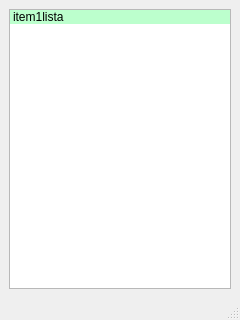
<?xml version="1.0" encoding="UTF-8"?>
<ui version="4.0">
 <class>MainWindow</class>
 <widget class="QMainWindow" name="MainWindow">
  <property name="geometry">
   <rect>
    <x>0</x>
    <y>0</y>
    <width>240</width>
    <height>320</height>
   </rect>
  </property>
  <property name="windowTitle">
   <string>MainWindow</string>
  </property>
  <widget class="QWidget" name="centralwidget">
   <layout class="QGridLayout" name="gridLayout">
    <item row="0" column="0">
     <widget class="QListWidget" name="listWidget">
      <item>
       <property name="text">
        <string>item1lista</string>
       </property>
       <property name="background">
        <brush brushstyle="SolidPattern">
         <color alpha="100">
          <red>85</red>
          <green>255</green>
          <blue>127</blue>
         </color>
        </brush>
       </property>
      </item>
     </widget>
    </item>
   </layout>
  </widget>
  <widget class="QMenuBar" name="menubar">
   <property name="geometry">
    <rect>
     <x>0</x>
     <y>0</y>
     <width>240</width>
     <height>21</height>
    </rect>
   </property>
  </widget>
  <widget class="QStatusBar" name="statusbar"/>
 </widget>
 <resources/>
 <connections/>
</ui>
